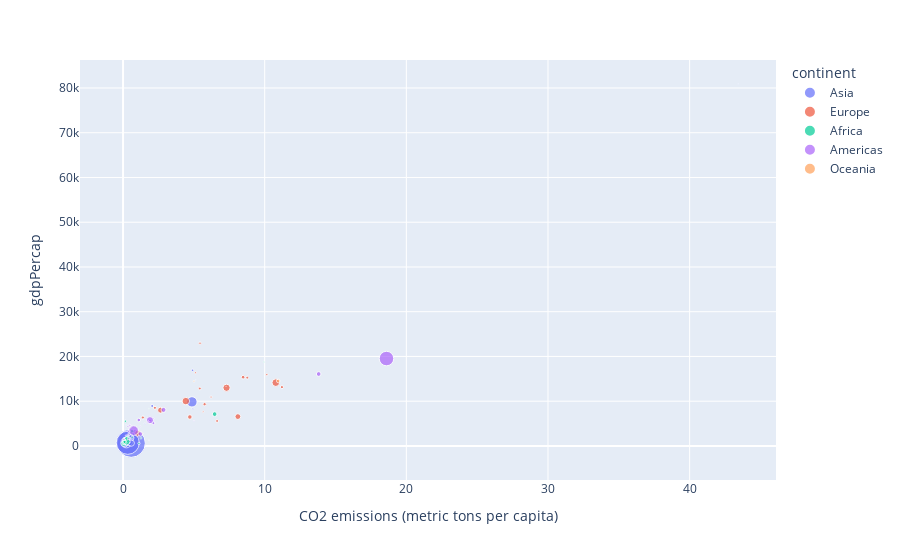

Notebook code for this chart:
### Markdown cell above
Correlation between CO2 Emissions and GDP was the strongest in **1967**.
<li>Using <b>plotly</b> or <b>bokeh</b>, create an interactive scatter plot comparing <code>CO2 emissions (metric tons per capita)</code> and <code>gdpPercap</code>, where the point size is determined by pop (population) and the color is determined by the continent.</li>

### Code cell
fig = px.scatter(df[df['Year'] == 1967], x='CO2 emissions (metric tons per capita)', y='gdpPercap', color="continent", size='pop')          #Using plotly express to make an interactive scatter plot. 
fig.show()

### Figure 1 — Plotly figure (JSON) as saved in the notebook; plotly's stock layout.template omitted (floating-point values rounded to 4 significant figures)
{"data": [{"hovertemplate": "continent=Asia<br>CO2 emissions (metric tons per capita)=%{x}<br>gdpPercap=%{y}<br>pop=%{marker.size}<extra></extra>", "legendgroup": "Asia", "marker": {"color": "#636efa", "size": [11537966, 202182, 6960067, 754550000, 506000000, 109343000, 8519282, 2693585, 100825279, 1255058, 575003, 2186894, 1149500, 25870271, 11261690, 714775, 60641899, 35356600, 5618198, 1977600, 11737396, 34024249, 39463910], "sizemode": "area", "sizeref": 1886375, "symbol": "circle"}, "mode": "markers", "name": "Asia", "orientation": "v", "showlegend": true, "type": "scatter", "x": [0.1238, 5.121, 0.06244, 0.5742, 0.3318, 0.2319, 2.056, 4.933, 4.864, 1.072, 43.43, 1.642, 1.835, 0.1435, 0.01881, 0.2055, 0.4025, 0.5554, 4.909, 1.546, 0.2519, 0.3602, 0.5749], "xaxis": "x", "y": [836.2, 14800.0, 523.4, 612.7, 700.8, 762.4, 8931.0, 8394.0, 9848.0, 2742.0, 80890.0, 6007.0, 1226.0, 349, 676.4, 4721.0, 942.4, 1814.0, 16900.0, 4977.0, 1136.0, 1295.0, 637.1], "yaxis": "y"}, {"hovertemplate": "continent=Europe<br>CO2 emissions (metric tons per capita)=%{x}<br>gdpPercap=%{y}<br>pop=%{marker.size}<extra></extra>", "legendgroup": "Europe", "marker": {"color": "#EF553B", "size": [1984060, 7376998, 9556500, 8310226, 4838800, 4605744, 49569000, 8716441, 10223422, 198676, 2900100, 52667100, 12596822, 3786019, 31785378, 9103000, 19284814, 32850275, 7867931, 6063000, 33411317, 54959000], "sizemode": "area", "sizeref": 1886375, "symbol": "circle"}, "mode": "markers", "name": "Europe", "orientation": "v", "showlegend": true, "type": "scatter", "x": [1.364, 5.418, 11.22, 6.638, 10.15, 6.213, 7.306, 2.249, 5.758, 7.269, 5.655, 4.431, 8.476, 5.107, 8.106, 1.398, 4.716, 2.647, 8.77, 5.435, 1.033, 10.78], "xaxis": "x", "y": [2760.0, 12830.0, 13150.0, 5577.0, 15940.0, 10920.0, 13000.0, 8513.0, 9327.0, 13320.0, 7656.0, 10020.0, 15360.0, 16360.0, 6557.0, 6362.0, 6471.0, 7994.0, 15260.0, 22970.0, 2826.0, 14140.0], "yaxis": "y"}, {"hovertemplate": "continent=Africa<br>CO2 emissions (metric tons per capita)=%{x}<br>gdpPercap=%{y}<br>pop=%{marker.size}<extra></extra>", "legendgroup": "Africa", "marker": {"color": "#00cc96", "size": [12760499, 5247469, 2427334, 5127935, 3330989, 6335506, 1733638, 3495967, 217378, 4744870, 127617, 259864, 27860297, 489004, 8490213, 3451418, 601287, 10191512, 1279406, 1759224, 6334556, 4147252, 5212416, 1230542, 789309, 14770296, 8680909, 4534062, 47287752, 3451079, 70787, 3965841, 2662190, 3428839, 20997321, 12716129, 420690, 12607312, 1735550, 4786986, 8900294, 3900000, 4995432], "sizemode": "area", "sizeref": 1886375, "symbol": "circle"}, "mode": "markers", "name": "Africa", "orientation": "v", "showlegend": true, "type": "scatter", "x": [0.6321, 0.1667, 0.05232, 0.01922, 0.01474, 0.07298, 0.05334, 0.03415, 0.08566, 0.3243, 0.6698, 0.09088, 0.04088, 1.827, 0.1857, 0.1805, 0.07074, 0.2661, 0.4657, 9.941, 0.1389, 0.08604, 0.0392, 0.1882, 0.6362, 0.3616, 0.2162, 0.03185, 0.2447, 0.0118, 0.1621, 0.1813, 0.1054, 0.07045, 6.466, 0.2508, 0.5525, 0.1419, 0.1067, 0.6389, 0.09445, 1.264, 1.123], "xaxis": "x", "y": [3247.0, 5523.0, 1036.0, 794.8, 413.0, 1508.0, 1136.0, 1197.0, 1876.0, 2052.0, 3020.0, 915.6, 516.1, 8359.0, 1126.0, 708.8, 715.6, 1057.0, 713.6, 18770.0, 1634.0, 495.5, 545.0, 1421.0, 2475.0, 1711.0, 566.7, 1054.0, 1015.0, 511.0, 1385.0, 1612.0, 1206.0, 1285.0, 7114.0, 1688.0, 2613.0, 848.2, 1478.0, 1932.0, 908.9, 1777.0, 569.8], "yaxis": "y"}, {"hovertemplate": "continent=Americas<br>CO2 emissions (metric tons per capita)=%{x}<br>gdpPercap=%{y}<br>pop=%{marker.size}<extra></extra>", "legendgroup": "Americas", "marker": {"color": "#ab63fa", "size": [22934225, 4040665, 88049823, 20819767, 8858908, 19764027, 1588717, 8139332, 4049146, 5432424, 3232927, 4690773, 4318137, 2500689, 1861096, 47995559, 1865490, 1405486, 2287985, 12132200, 960155, 198712000, 2748579], "sizemode": "area", "sizeref": 1886375, "symbol": "circle"}, "mode": "markers", "name": "Americas", "orientation": "v", "showlegend": true, "type": "scatter", "x": [2.858, 0.4466, 0.745, 13.81, 2.141, 1.217, 0.5171, 1.906, 0.3805, 0.4658, 0.3425, 0.3973, 0.05857, 0.3525, 2.145, 1.9, 0.494, 1.218, 0.213, 1.112, 5.01, 18.6, 1.776], "xaxis": "x", "y": [8053.0, 2587.0, 3430.0, 16080.0, 5107.0, 2679.0, 4162.0, 5690.0, 1654.0, 4579.0, 4359.0, 3243.0, 1452.0, 2538.0, 6125.0, 5755.0, 4643.0, 4421.0, 2299.0, 5788.0, 5621.0, 19530.0, 5445.0], "yaxis": "y"}, {"hovertemplate": "continent=Oceania<br>CO2 emissions (metric tons per capita)=%{x}<br>gdpPercap=%{y}<br>pop=%{marker.size}<extra></extra>", "legendgroup": "Oceania", "marker": {"color": "#FFA15A", "size": [11872264, 2728150], "sizemode": "area", "sizeref": 1886375, "symbol": "circle"}, "mode": "markers", "name": "Oceania", "orientation": "v", "showlegend": true, "type": "scatter", "x": [10.96, 5.008], "xaxis": "x", "y": [14530.0, 14460.0], "yaxis": "y"}], "layout": {"legend": {"itemsizing": "constant", "title": {"text": "continent"}, "tracegroupgap": 0}, "margin": {"t": 60}, "xaxis": {"anchor": "y", "domain": [0, 1], "title": {"text": "CO2 emissions (metric tons per capita)"}}, "yaxis": {"anchor": "x", "domain": [0, 1], "title": {"text": "gdpPercap"}}}}
